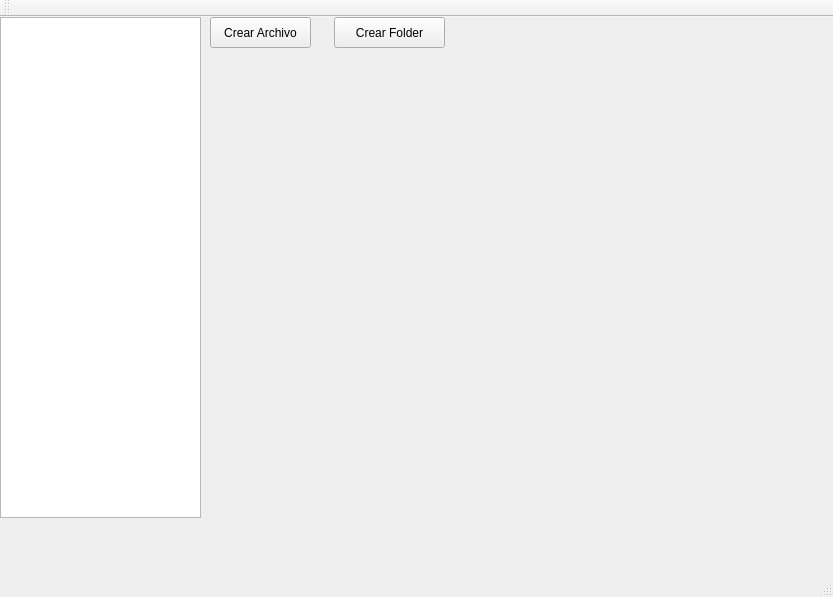
<?xml version="1.0" encoding="UTF-8"?>
<ui version="4.0">
 <class>MainWindow</class>
 <widget class="QMainWindow" name="MainWindow">
  <property name="geometry">
   <rect>
    <x>0</x>
    <y>0</y>
    <width>833</width>
    <height>597</height>
   </rect>
  </property>
  <property name="windowTitle">
   <string>MainWindow</string>
  </property>
  <widget class="QWidget" name="centralWidget">
   <widget class="QTreeView" name="treeView">
    <property name="geometry">
     <rect>
      <x>0</x>
      <y>0</y>
      <width>201</width>
      <height>501</height>
     </rect>
    </property>
   </widget>
   <widget class="QPushButton" name="Crear">
    <property name="geometry">
     <rect>
      <x>210</x>
      <y>0</y>
      <width>101</width>
      <height>31</height>
     </rect>
    </property>
    <property name="text">
     <string>Crear Archivo</string>
    </property>
   </widget>
   <widget class="QPushButton" name="Folder">
    <property name="geometry">
     <rect>
      <x>334</x>
      <y>0</y>
      <width>111</width>
      <height>31</height>
     </rect>
    </property>
    <property name="text">
     <string>Crear Folder</string>
    </property>
   </widget>
  </widget>
  <widget class="QMenuBar" name="menuBar">
   <property name="geometry">
    <rect>
     <x>0</x>
     <y>0</y>
     <width>833</width>
     <height>21</height>
    </rect>
   </property>
  </widget>
  <widget class="QToolBar" name="mainToolBar">
   <attribute name="toolBarArea">
    <enum>TopToolBarArea</enum>
   </attribute>
   <attribute name="toolBarBreak">
    <bool>false</bool>
   </attribute>
  </widget>
  <widget class="QStatusBar" name="statusBar"/>
 </widget>
 <layoutdefault spacing="6" margin="11"/>
 <resources/>
 <connections/>
</ui>
